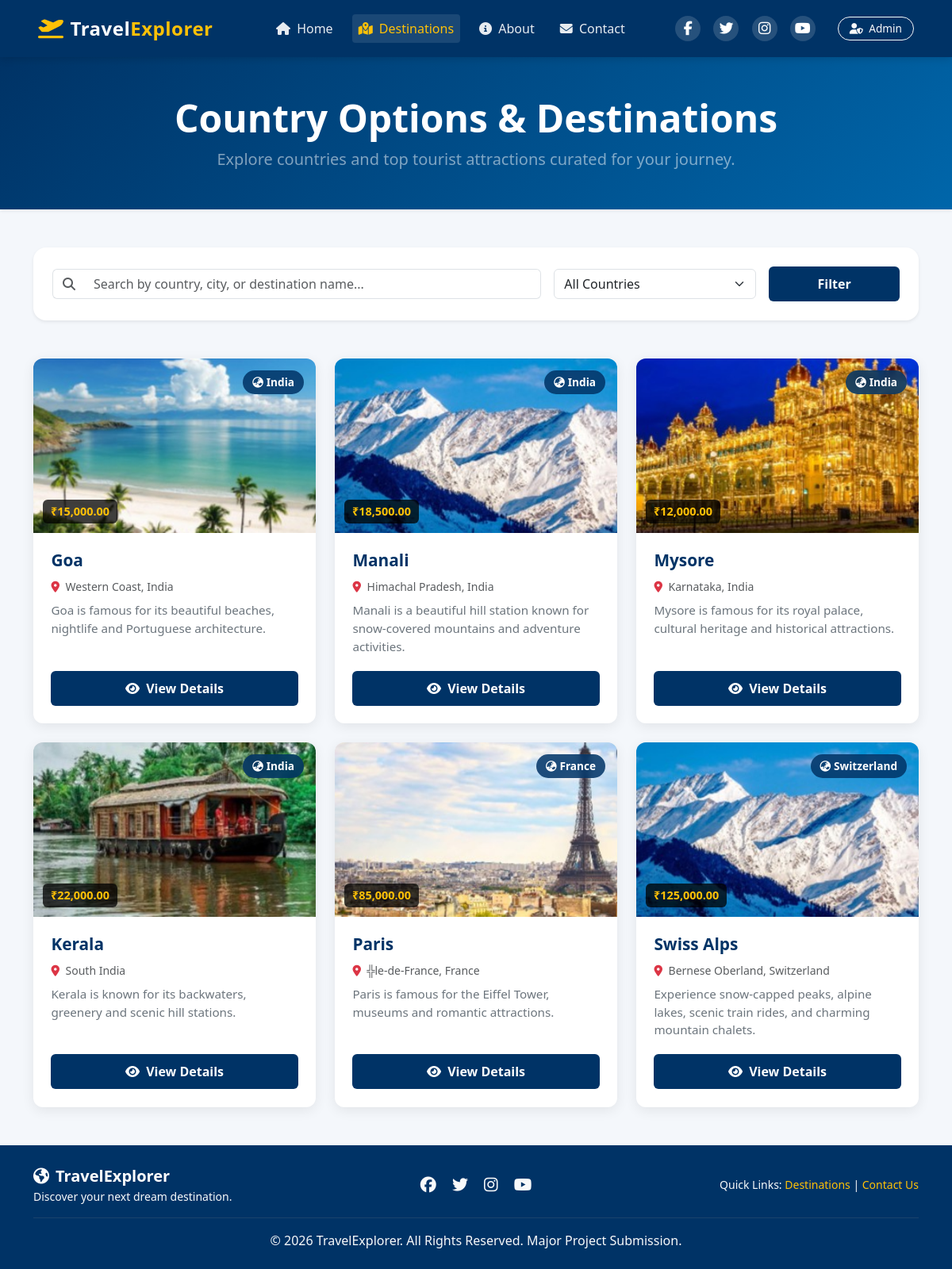
Page /destinations.php on the committed database.
### tables this page shows
CREATE TABLE `destinations` (
  `destination_id` int(11) NOT NULL AUTO_INCREMENT,
  `country_name` varchar(100) NOT NULL,
  `destination_name` varchar(150) NOT NULL,
  `location` varchar(150) DEFAULT NULL,
  `description` text DEFAULT NULL,
  `attractions` text DEFAULT NULL,
  `best_time_to_visit` varchar(100) DEFAULT NULL,
  `price` decimal(10,2) DEFAULT 0.00,
  `main_image` varchar(255) DEFAULT NULL,
  `created_at` timestamp NOT NULL DEFAULT current_timestamp(),
  PRIMARY KEY (`destination_id`)
);

### destinations.php (the view, shortened to what this page needs)
<?php
require_once 'db.php';
$search = isset($_GET['search']) ? trim($_GET['search']) : '';
$query = "SELECT * FROM destinations WHERE 1=1";
$query .= " ORDER BY destination_id ASC";
$stmt = $conn->prepare($query);
$stmt->execute();
$result = $stmt->get_result();
?>
<!DOCTYPE html>
<html lang="en">
<head>
    <link href="https://cdn.jsdelivr.net/npm/bootstrap@5.3.2/dist/css/bootstrap.min.css" rel="stylesheet">
    <link rel="stylesheet" href="https://cdnjs.cloudflare.com/ajax/libs/font-awesome/6.4.2/css/all.min.css">
    <link rel="stylesheet" href="assets/style.css">
</head>
<body>
<?php include 'includes/navbar.php'; ?>
<div class="bg-primary text-white py-5 mb-5 shadow-sm" style="background: linear-gradient(135deg, #003366, #0066aa);">
    <div class="container text-center">
        <h1 class="fw-bold display-5">Country Options & Destinations</h1>
        <p class="lead mb-0 text-white-50">Explore countries and top tourist attractions curated for your journey.</p>
    </div>
</div>
<div class="container mb-5">
    <div class="card p-4 shadow-sm border-0 mb-5 rounded-4">
        <form method="GET" action="destinations.php" class="row g-3 align-items-center">
            <div class="col-md-6 col-lg-7">
                <div class="input-group">
                    <span class="input-group-text bg-white border-end-0"><i class="fas fa-search text-muted"></i></span>
                    <input type="text" name="search" class="form-control border-start-0"
                           placeholder="Search by country, city, or destination name..."
                           value="<?php echo htmlspecialchars($search); ?>">
                </div>
            </div>
            <div class="col-md-4 col-lg-3">
                <select name="country" class="form-select">
                    <option value="">All Countries</option>
                </select>
            </div>
            <div class="col-md-2 col-lg-2 d-grid gap-2">
                <button type="submit" class="btn btn-primary-custom">Filter</button>
            </div>
        </form>
    </div>
    <div class="row g-4">
        <?php if ($result && $result->num_rows > 0): ?>
            <?php while ($row = $result->fetch_assoc()): ?>
                <div class="col-md-6 col-lg-4">
                    <div class="card destination-card">
                        <div class="card-img-wrapper">
                            <a href="destination_details.php?id=<?php echo (int)$row['destination_id']; ?>">
                                <img src="<?php echo htmlspecialchars($row['main_image']); ?>"
                                     alt="<?php echo htmlspecialchars($row['destination_name']); ?>"
                                     onerror="this.src='assets/images/goa.jpg';">
                            </a>
                            <span class="country-badge">
                                <i class="fas fa-globe-asia me-1"></i><?php echo htmlspecialchars($row['country_name']); ?>
                            </span>
                            <?php if (!empty($row['price']) && $row['price'] > 0): ?>
                                <span class="price-tag">
                                    ₹<?php echo number_format($row['price'], 2); ?>
                                </span>
                            <?php endif; ?>
                        </div>
                        <div class="card-body">
                            <h3 class="card-title"><?php echo htmlspecialchars($row['destination_name']); ?></h3>
                            <p class="text-muted small mb-2">
                                <i class="fas fa-map-marker-alt text-danger me-1"></i>
                                <?php echo htmlspecialchars($row['location'] ?? $row['country_name']); ?>
                            </p>
                            <p class="card-text">
                                <?php
                                $desc = htmlspecialchars($row['description']);
                                echo (strlen($desc) > 110) ? substr($desc, 0, 107) . '...' : $desc;
                                ?>
                            </p>
                            <a href="destination_details.php?id=<?php echo (int)$row['destination_id']; ?>"
                               class="btn btn-primary-custom w-100 text-center">
                                <i class="fas fa-eye me-1"></i> View Details
                            </a>
                        </div>
                    </div>
                </div>
            <?php endwhile; ?>
        <?php endif; ?>
    </div>
</div>
<?php include 'includes/footer.php'; ?>
</body>
</html>

### includes/navbar.php (shortened to what this page needs)
<?php
$current_page = basename($_SERVER['PHP_SELF']);
?>
<nav class="navbar navbar-expand-lg custom-navbar sticky-top">
    <div class="container-fluid px-lg-5">
        <a class="navbar-brand d-flex align-items-center" href="index.php">
            <span class="brand-icon me-2"><i class="fas fa-plane-departure"></i></span>
            <span class="brand-text">Travel<span class="brand-highlight">Explorer</span></span>
        </a>
        <div class="collapse navbar-collapse" id="travelNavbar">
            <ul class="navbar-nav mx-auto mb-2 mb-lg-0">
                <li class="nav-item">
                    <a class="nav-link <?php echo ($current_page == 'index.php') ? 'active' : ''; ?>" href="index.php">
                        <i class="fas fa-home me-1"></i> Home
                    </a>
                </li>
                <li class="nav-item">
                    <a class="nav-link <?php echo ($current_page == 'destinations.php' || $current_page == 'destination_details.php') ? 'active' : ''; ?>" href="destinations.php">
                        <i class="fas fa-map-marked-alt me-1"></i> Destinations
                    </a>
                </li>
                <li class="nav-item">
                    <a class="nav-link <?php echo ($current_page == 'about.php') ? 'active' : ''; ?>" href="about.php">
                        <i class="fas fa-info-circle me-1"></i> About
                    </a>
                </li>
                <li class="nav-item">
                    <a class="nav-link <?php echo ($current_page == 'contact.php') ? 'active' : ''; ?>" href="contact.php">
                        <i class="fas fa-envelope me-1"></i> Contact
                    </a>
                </li>
            </ul>
            <div class="d-flex align-items-center">
                <div class="social-icons me-3">
                    <a href="https://facebook.com" target="_blank" title="Facebook" class="social-link"><i class="fab fa-facebook-f"></i></a>
                    <a href="https://twitter.com" target="_blank" title="Twitter" class="social-link"><i class="fab fa-twitter"></i></a>
                    <a href="https://instagram.com" target="_blank" title="Instagram" class="social-link"><i class="fab fa-instagram"></i></a>
                    <a href="https://youtube.com" target="_blank" title="YouTube" class="social-link"><i class="fab fa-youtube"></i></a>
                </div>
                <a href="admin/login.php" class="btn btn-sm btn-outline-light admin-portal-btn" title="Admin Portal">
                    <i class="fas fa-user-shield me-1"></i> Admin
                </a>
            </div>
        </div>
    </div>
</nav>

### includes/footer.php (shortened to what this page needs)
<footer class="footer mt-auto py-4">
    <div class="container text-center">
        <div class="row align-items-center mb-3">
            <div class="col-md-4 text-md-start mb-2 mb-md-0">
                <span class="fw-bold fs-5 text-white"><i class="fas fa-globe-americas me-2"></i>TravelExplorer</span>
                <p class="text-light small mb-0">Discover your next dream destination.</p>
            </div>
            <div class="col-md-4 mb-2 mb-md-0">
                <div class="footer-social-icons">
                    <a href="#" class="text-light me-3"><i class="fab fa-facebook fa-lg"></i></a>
                    <a href="#" class="text-light me-3"><i class="fab fa-twitter fa-lg"></i></a>
                    <a href="#" class="text-light me-3"><i class="fab fa-instagram fa-lg"></i></a>
                    <a href="#" class="text-light"><i class="fab fa-youtube fa-lg"></i></a>
                </div>
            </div>
            <div class="col-md-4 text-md-end">
                <small class="text-light">
                    Quick Links: <a href="destinations.php" class="text-warning text-decoration-none">Destinations</a> |
                    <a href="contact.php" class="text-warning text-decoration-none">Contact Us</a>
                </small>
            </div>
        </div>
        <hr class="border-secondary my-3">
        <p class="mb-0 text-light">&copy; <?php echo date("Y"); ?> TravelExplorer. All Rights Reserved. Major Project Submission.</p>
    </div>
</footer>

### assets/style.css (style rules this page uses)
:root { --primary-color: #003366; --secondary-color: #0066aa; --accent-color: #ffc107; --dark-bg: #1e293b; --light-bg: #f4f7fb; --card-shadow: 0 4px 16px rgba(0, 0, 0, 0.08); }
body { font-family: 'Segoe UI', Tahoma, Geneva, Verdana, sans-serif; background-color: var(--light-bg); color: #333333; min-height: 100vh; display: flex; flex-direction: column; }
.custom-navbar { background-color: var(--primary-color) !important; box-shadow: 0 2px 10px rgba(0,0,0,0.15); padding: 12px 0; }
.custom-navbar .navbar-brand { color: #ffffff; font-weight: 700; font-size: 1.5rem; letter-spacing: 0.5px; }
.custom-navbar .brand-icon { font-size: 1.6rem; color: var(--accent-color); }
.custom-navbar .brand-highlight { color: var(--accent-color); }
.custom-navbar .nav-link { color: rgba(255, 255, 255, 0.9) !important; font-weight: 500; margin: 0 8px; padding: 6px 12px; border-radius: 4px; transition: all 0.3s ease; }
.custom-navbar .nav-link:hover, .custom-navbar .nav-link.active { color: var(--accent-color) !important; background: rgba(255, 255, 255, 0.1); }
.social-icons .social-link { color: #ffffff; margin-right: 12px; font-size: 1.1rem; display: inline-flex; align-items: center; justify-content: center; width: 32px; height: 32px; border-radius: 50%; background: rgba(255, 255, 255, 0.15); text-decoration: none; transition: background 0.3s, color 0.3s, transform 0.2s; }
.admin-portal-btn { border-radius: 20px; padding: 4px 14px; font-size: 0.85rem; }
.destination-card { background: #ffffff; border: none; border-radius: 12px; overflow: hidden; box-shadow: var(--card-shadow); transition: transform 0.3s ease, box-shadow 0.3s ease; height: 100%; display: flex; flex-direction: column; }
.destination-card .card-img-wrapper { position: relative; height: 220px; overflow: hidden; background-color: #e9ecef; }
.destination-card .card-img-wrapper img { width: 100%; height: 100%; object-fit: cover; transition: transform 0.5s ease; }
.destination-card .country-badge { position: absolute; top: 15px; right: 15px; background: rgba(0, 51, 102, 0.85); color: #fff; padding: 5px 12px; border-radius: 20px; font-size: 0.85rem; font-weight: 600; backdrop-filter: blur(4px); }
.destination-card .price-tag { position: absolute; bottom: 12px; left: 12px; background: rgba(0, 0, 0, 0.75); color: var(--accent-color); padding: 4px 10px; border-radius: 6px; font-size: 0.9rem; font-weight: 700; }
.destination-card .card-body { padding: 1.4rem; display: flex; flex-direction: column; flex-grow: 1; }
.destination-card .card-title { color: var(--primary-color); font-weight: 700; font-size: 1.3rem; margin-bottom: 0.6rem; }
.destination-card .card-text { color: #6c757d; font-size: 0.95rem; line-height: 1.5; flex-grow: 1; margin-bottom: 1.2rem; }
.btn-primary-custom { background-color: var(--primary-color); color: #ffffff; border: none; font-weight: 600; padding: 10px 20px; border-radius: 6px; transition: all 0.3s ease; }
.footer { background-color: var(--primary-color); color: #ffffff; }

### rows in the picture
destinations: main_image (picture), country_name "India", price "15,000.00", destination_name "Goa", location "Western Coast, India", description "Goa is famous for its beautiful beaches, nightlife and Portuguese architecture."
destinations: main_image (picture), country_name "India", price "18,500.00", destination_name "Manali", location "Himachal Pradesh, India", description "Manali is a beautiful hill station known for snow-covered mountains and adventure activities."
destinations: main_image (picture), country_name "India", price "12,000.00", destination_name "Mysore", location "Karnataka, India", description "Mysore is famous for its royal palace, cultural heritage and historical attractions."
destinations: main_image (picture), country_name "India", price "22,000.00", destination_name "Kerala", location "South India", description "Kerala is known for its backwaters, greenery and scenic hill stations."
destinations: main_image (picture), country_name "France", price "85,000.00", destination_name "Paris", location "╬le-de-France, France", description "Paris is famous for the Eiffel Tower, museums and romantic attractions."
destinations: main_image (picture), country_name "Switzerland", price "125,000.00", destination_name "Swiss Alps", location "Bernese Oberland, Switzerland", description "Experience snow-capped peaks, alpine lakes, scenic train rides, and charming mountain chalets."
